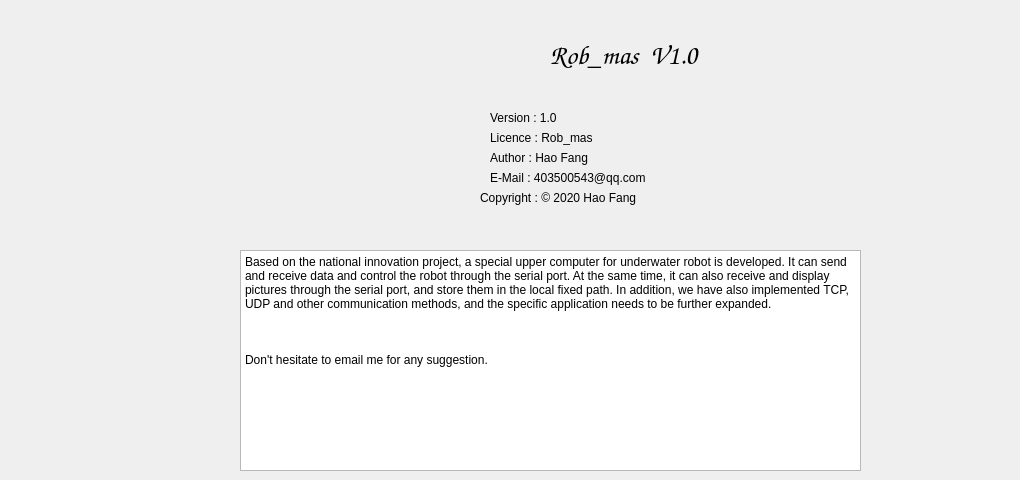
   <widget class="QWidget" name="uiAbout">
    <attribute name="title">
     <string>About</string>
    </attribute>
    <widget class="QLabel" name="label_13">
     <property name="geometry">
      <rect>
       <x>550</x>
       <y>20</y>
       <width>261</width>
       <height>71</height>
      </rect>
     </property>
     <property name="font">
      <font>
       <family>Comic Sans MS</family>
       <pointsize>20</pointsize>
      </font>
     </property>
     <property name="text">
      <string>Rob_mas  V1.0</string>
     </property>
    </widget>
    <widget class="QLabel" name="label_14">
     <property name="geometry">
      <rect>
       <x>490</x>
       <y>110</y>
       <width>231</width>
       <height>16</height>
      </rect>
     </property>
     <property name="text">
      <string>Version : 1.0</string>
     </property>
    </widget>
    <widget class="QLabel" name="label_15">
     <property name="geometry">
      <rect>
       <x>490</x>
       <y>130</y>
       <width>221</width>
       <height>16</height>
      </rect>
     </property>
     <property name="text">
      <string>Licence : Rob_mas</string>
     </property>
    </widget>
    <widget class="QLabel" name="label_16">
     <property name="geometry">
      <rect>
       <x>490</x>
       <y>150</y>
       <width>521</width>
       <height>16</height>
      </rect>
     </property>
     <property name="text">
      <string>Author : Hao Fang</string>
     </property>
    </widget>
    <widget class="QLabel" name="label_17">
     <property name="geometry">
      <rect>
       <x>490</x>
       <y>170</y>
       <width>521</width>
       <height>16</height>
      </rect>
     </property>
     <property name="text">
      <string>E-Mail : 403500543@qq.com</string>
     </property>
    </widget>
    <widget class="QLabel" name="label_18">
     <property name="geometry">
      <rect>
       <x>480</x>
       <y>190</y>
       <width>441</width>
       <height>16</height>
      </rect>
     </property>
     <property name="text">
      <string>Copyright : © 2020 Hao Fang</string>
     </property>
    </widget>
    <widget class="QLabel" name="label_29">
     <property name="geometry">
      <rect>
       <x>410</x>
       <y>20</y>
       <width>131</width>
       <height>71</height>
      </rect>
     </property>
     <property name="text">
      <string/>
     </property>
     <property name="pixmap">
      <pixmap resource="myimage.qrc">:/original icons/22.jpg</pixmap>
     </property>
    </widget>
    <widget class="QTextEdit" name="uiAboutText">
     <property name="enabled">
      <bool>true</bool>
     </property>
     <property name="geometry">
      <rect>
       <x>240</x>
       <y>250</y>
       <width>621</width>
       <height>221</height>
      </rect>
     </property>
     <property name="readOnly">
      <bool>true</bool>
     </property>
     <property name="html">
      <string>&lt;!DOCTYPE HTML PUBLIC &quot;-//W3C//DTD HTML 4.0//EN&quot; &quot;http://www.w3.org/TR/REC-html40/strict.dtd&quot;&gt;
&lt;html&gt;&lt;head&gt;&lt;meta name=&quot;qrichtext&quot; content=&quot;1&quot; /&gt;&lt;style type=&quot;text/css&quot;&gt;
p, li { white-space: pre-wrap; }
&lt;/style&gt;&lt;/head&gt;&lt;body style=&quot; font-family:'SimSun'; font-size:9pt; font-weight:400; font-style:normal;&quot;&gt;
&lt;p style=&quot; margin-top:0px; margin-bottom:0px; margin-left:0px; margin-right:0px; -qt-block-indent:0; text-indent:0px;&quot;&gt;Based on the national innovation project, a special upper computer for underwater robot is developed. It can send and receive data and control the robot through the serial port. At the same time, it can also receive and display pictures through the serial port, and store them in the local fixed path. In addition, we have also implemented TCP, UDP and other communication methods, and the specific application needs to be further expanded.&lt;/p&gt;
&lt;p style=&quot;-qt-paragraph-type:empty; margin-top:0px; margin-bottom:0px; margin-left:0px; margin-right:0px; -qt-block-indent:0; text-indent:0px;&quot;&gt;&lt;br /&gt;&lt;/p&gt;
&lt;p style=&quot;-qt-paragraph-type:empty; margin-top:0px; margin-bottom:0px; margin-left:0px; margin-right:0px; -qt-block-indent:0; text-indent:0px;&quot;&gt;&lt;br /&gt;&lt;/p&gt;
&lt;p style=&quot;-qt-paragraph-type:empty; margin-top:0px; margin-bottom:0px; margin-left:0px; margin-right:0px; -qt-block-indent:0; text-indent:0px;&quot;&gt;&lt;br /&gt;&lt;/p&gt;
&lt;p style=&quot; margin-top:0px; margin-bottom:0px; margin-left:0px; margin-right:0px; -qt-block-indent:0; text-indent:0px;&quot;&gt;Don't hesitate to email me for any suggestion.&lt;/p&gt;&lt;/body&gt;&lt;/html&gt;</string>
     </property>
    </widget>
   </widget>
